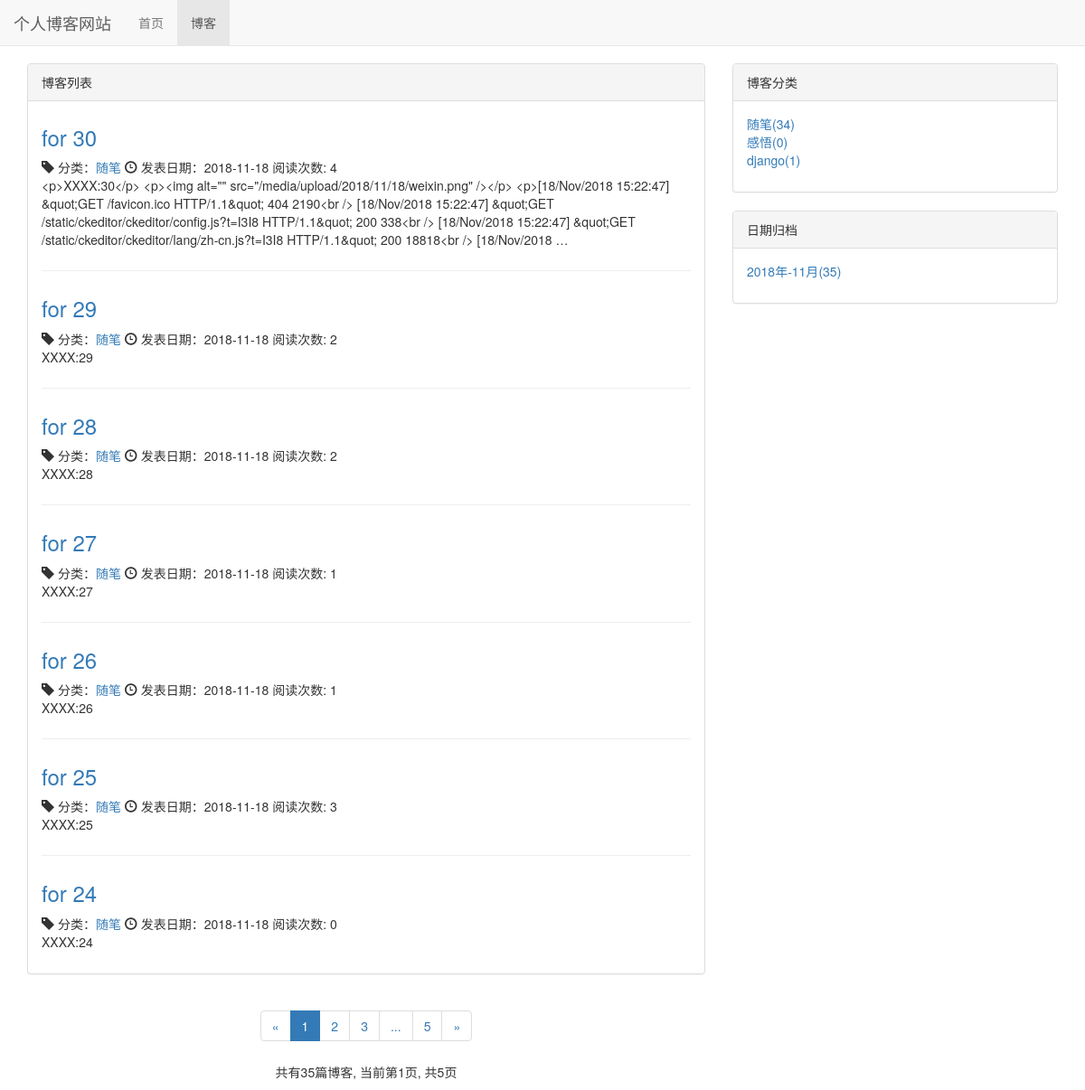
/blog/, run on an earlier commit of the app's database.
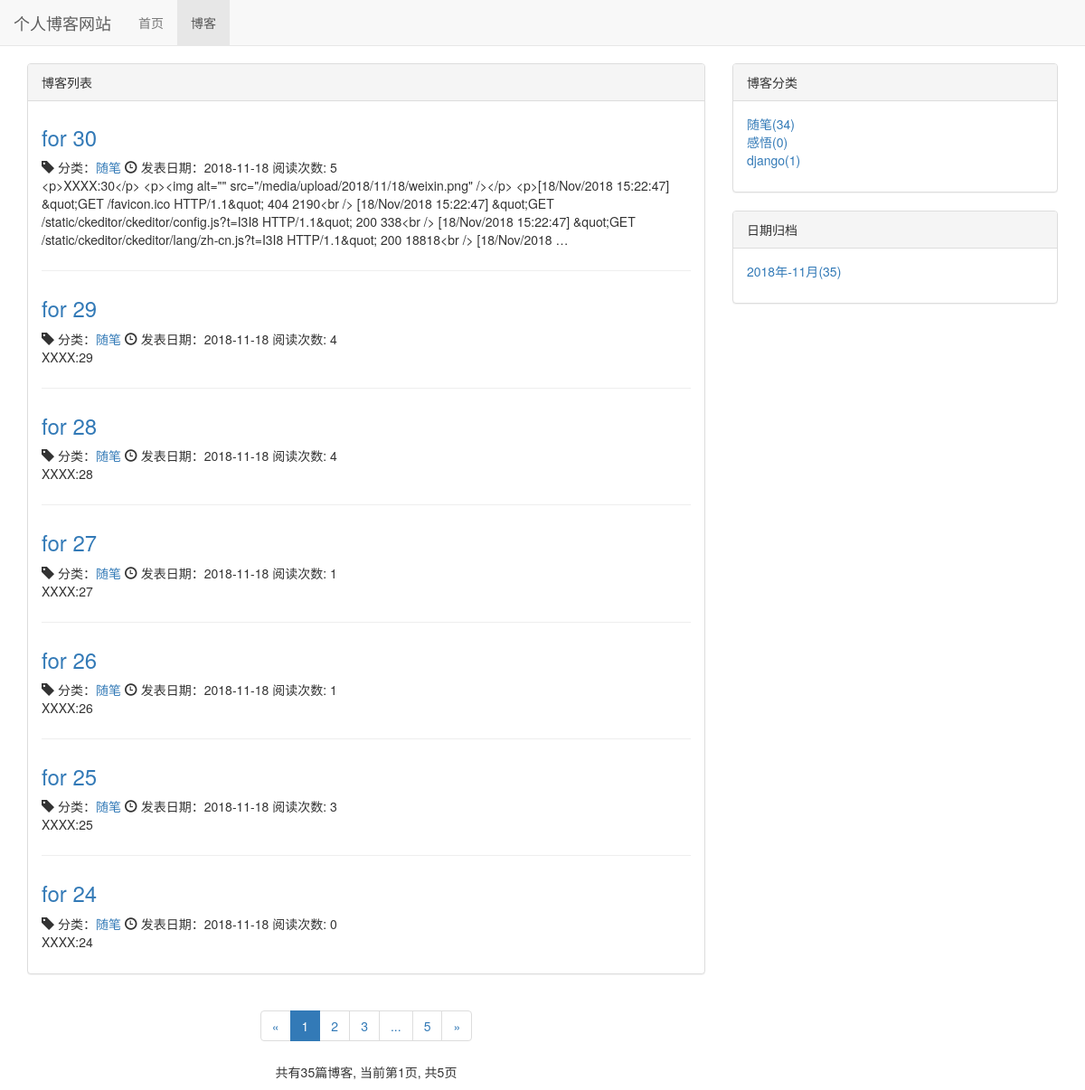
And on a later commit of the database.
### blog/models.py (models this page shows, shortened)
class Blog(models.Model, ReadNumExpandMethod):
    title = models.CharField(max_length = 50)
    blog_type = models.ForeignKey(BlogType, on_delete=models.DO_NOTHING)
    content = RichTextUploadingField()
    author = models.ForeignKey(User, on_delete=models.DO_NOTHING)
    read_details = GenericRelation(ReadDetail)
    create_time = models.DateTimeField(auto_now_add=True)
    last_updated_time = models.DateTimeField(auto_now=True)
    class Meta:
        ordering = ["-create_time"]

class BlogType(models.Model):
    type_name = models.CharField(max_length=15)
    def __str__(self):
        return self.type_name

### read_statistics/models.py (models this page shows)
class ReadNum(models.Model):
    read_num = models.IntegerField(default=0)
    content_type = models.ForeignKey(ContentType, on_delete=models.DO_NOTHING)
    object_id = models.PositiveIntegerField()
    content_object = GenericForeignKey('content_type', 'object_id')

### blog/views.py (the view)
# urls.py: path('', views.blog_list, name="blog_list"),
def blog_list(request):
    blogs_all_list = Blog.objects.all()
    context = get_blog_list_common_data(request, blogs_all_list)
    return render(request, 'blog/blog_list.html', context)

### read_statistics/models.py (called while the page is built)
    def get_read_num(self):
        try:
            ct = ContentType.objects.get_for_model(self)
            readnum = ReadNum.objects.get(content_type=ct, object_id=self.pk)
            return readnum.read_num
        except exceptions.ObjectDoesNotExist:
            return 0

### blog/templates/blog/blog_list.html (shortened to what the changed rows need)
{% extends 'base.html' %}
{%load staticfiles%}
{% block header_extends%}
    <link rel="stylesheet" href="{% static 'blog/blog.css' %}">
{% endblock %}
{% block content %}
    <div class="container">
        <div class="row">
            <div class="col-xs-12 col-sm-8 col-md-8 col-lg-8">
                <div class="panel panel-default">
                      <div class="panel-body">
                            {% for blog in blogs %}
                                <div class="blog">
                                    <h3><a href="{% url 'blog:blog_detail' blog.pk %}">
                                    {{ blog.title }}
                                    </a></h3>
                                    <p class="blog-info">
                                        <span class="glyphicon glyphicon-tag"></span>
                                        分类：<a href="{% url 'blog:blogs_with_type' blog.blog_type.pk %}">{{blog.blog_type}}</a>
                                        <span class="glyphicon glyphicon-time"></span>
                                        发表日期：{{blog.create_time|date:"Y-m-d"}}
                                        阅读次数: {{blog.get_read_num}}
                                    </p>
                                    <p>{{ blog.content | truncatewords:30 }}</p>
                                </div>
                            {% empty %}
                                <div class="blog">
                                    <p>暂无博客,敬请期待</p>
                                </div>
                            {% endfor %}
                      </div>
                </div>
            </div>
        </div>
    </div>
{% endblock %}

What changed in the data, as far as the page shows it:
changed through a linked row, Blog "for 30": get_read_num "4" → "5"
changed through a linked row, Blog "for 29": get_read_num "2" → "4"
changed through a linked row, Blog "for 28": get_read_num "2" → "4"
